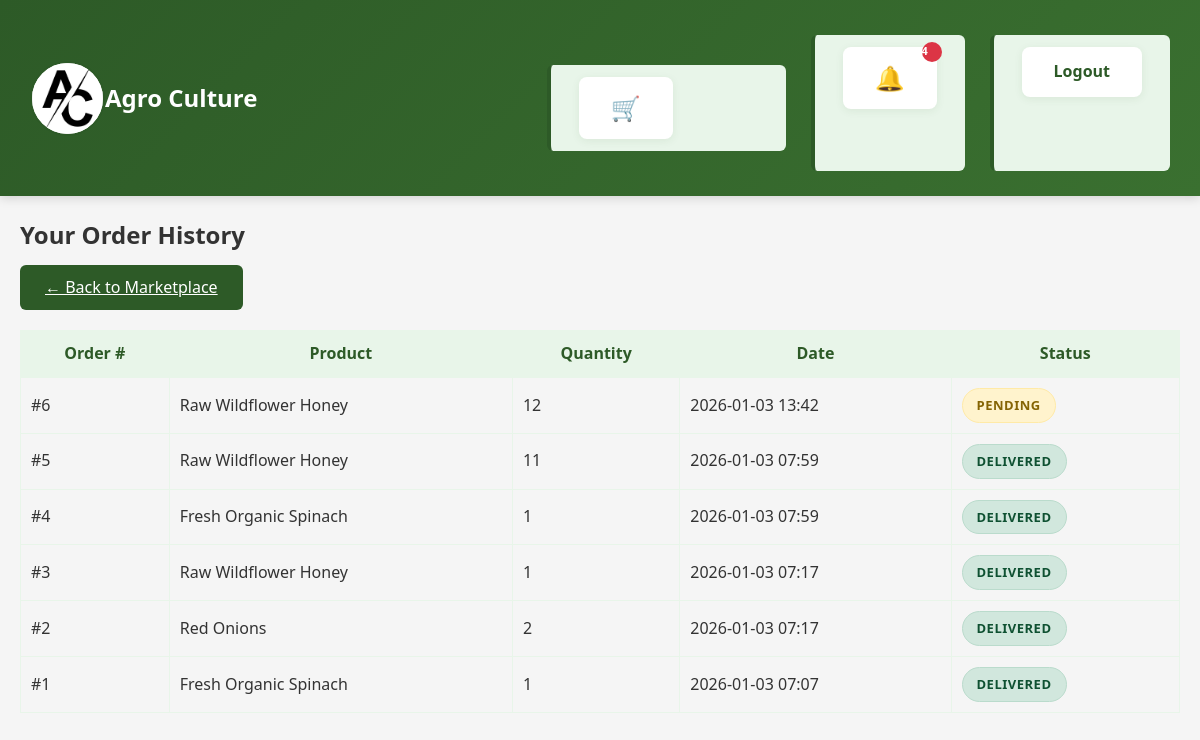
/order_history/ (signed in), run on the app's committed database.
### marketplace/models.py (models this page shows, shortened)
class Order(models.Model):
	STATUS_CHOICES = [
		('Pending', 'Pending'),
		('Shipped', 'Shipped'),
		('Delivered', 'Delivered'),
	]
	buyer = models.ForeignKey(User, on_delete=models.CASCADE, related_name='orders')
	product = models.ForeignKey(Product, on_delete=models.CASCADE)
	quantity = models.PositiveIntegerField()
	order_date = models.DateTimeField(auto_now_add=True)
	status = models.CharField(max_length=20, choices=STATUS_CHOICES, default='Pending')

class Product(models.Model):
	CATEGORY_CHOICES = [
		('Vegetables - Leafy', 'Vegetables - Leafy'),
		('Vegetables - Root', 'Vegetables - Root'),
		('Vegetables - Marrow', 'Vegetables - Marrow'),
		('Fruits - Seasonal', 'Fruits - Seasonal'),
		('Fruits - Tropical', 'Fruits - Tropical'),
		('Fruits - Berries', 'Fruits - Berries'),
		('Grains & Cereals - Rice', 'Grains & Cereals - Rice'),
		('Grains & Cereals - Wheat', 'Grains & Cereals - Wheat'),
		('Grains & Cereals - Corn', 'Grains & Cereals - Corn'),
		('Pulses & Legumes - Lentils', 'Pulses & Legumes - Lentils'),
		('Pulses & Legumes - Beans', 'Pulses & Legumes - Beans'),
		('Pulses & Legumes - Peas', 'Pulses & Legumes - Peas'),
		('Dairy Products - Milk', 'Dairy Products - Milk'),
		('Dairy Products - Butter', 'Dairy Products - Butter'),
		('Dairy Products - Cheese', 'Dairy Products - Cheese'),
		('Livestock - Poultry', 'Livestock - Poultry'),
		('Livestock - Cattle', 'Livestock - Cattle'),
		('Livestock - Sheep', 'Livestock - Sheep'),
		('Spices & Herbs', 'Spices & Herbs'),
	]
	name = models.CharField(max_length=100)
	category = models.CharField(max_length=50, choices=CATEGORY_CHOICES)
	price = models.DecimalField(max_digits=10, decimal_places=2)
	quantity = models.PositiveIntegerField()
	image = models.ImageField(upload_to='product_images/', blank=True, null=True)
	farmer = models.ForeignKey(User, on_delete=models.CASCADE, related_name='products', validators=[validate_farmer])

### marketplace/views.py (the view)
# urls.py: path('order_history/', views.order_history, name='order_history'),
@login_required
def order_history(request):
	user = request.user
	if not hasattr(user, 'userprofile') or user.userprofile.role != 'Buyer':
		messages.error(request, 'Access denied. Only Buyers can view this page.')
		return redirect('login')
	order_history = Order.objects.filter(buyer=user).select_related('product').order_by('-order_date')
	return render(request, 'order_history.html', {'order_history': order_history})

### templates/order_history.html
{% extends 'base.html' %}
{% block content %}
<h2>Your Order History</h2>
<a href="{% url 'buyer_dashboard' %}" class="file-upload-btn" style="margin-bottom:20px;display:inline-block;">&larr; Back to Marketplace</a>
<table style="width:100%; border-collapse:collapse; margin-bottom:40px;">
    <thead>
        <tr style="background:#e8f5e9; color:#2d5a27;">
            <th style="padding:10px; border:1px solid #e8f5e9;">Order #</th>
            <th style="padding:10px; border:1px solid #e8f5e9;">Product</th>
            <th style="padding:10px; border:1px solid #e8f5e9;">Quantity</th>
            <th style="padding:10px; border:1px solid #e8f5e9;">Date</th>
            <th style="padding:10px; border:1px solid #e8f5e9;">Status</th>
        </tr>
    </thead>
    <tbody>
        {% for order in order_history %}
        <tr>
            <td style="padding:10px; border:1px solid #e8f5e9;">#{{ order.id }}</td>
            <td style="padding:10px; border:1px solid #e8f5e9;">{{ order.product.name }}</td>
            <td style="padding:10px; border:1px solid #e8f5e9;">{{ order.quantity }}</td>
            <td style="padding:10px; border:1px solid #e8f5e9;">{{ order.order_date|date:'Y-m-d H:i' }}</td>
            <td style="padding:10px; border:1px solid #e8f5e9;">
                <span class="order-status status-{{ order.status|lower }}">{{ order.status }}</span>
            </td>
        </tr>
        {% empty %}
        <tr><td colspan="5" style="text-align:center; padding:15px;">No orders yet.</td></tr>
        {% endfor %}
    </tbody>
</table>
{% endblock %}

### static/css/style.css (style rules this page uses)
* { margin: 0; padding: 0; box-sizing: border-box; }
body { font-family: 'Segoe UI', Tahoma, Geneva, Verdana, sans-serif; background-color: #f5f5f5; color: #333; line-height: 1.6; }
.file-upload-btn { display: inline-block; background: #2d5a27; color: #fff; padding: 10px 25px; border-radius: 6px; cursor: pointer; transition: background 0.3s ease; margin-top: 10px; }
.order-status { padding: 6px 14px; border-radius: 20px; font-size: 13px; font-weight: 600; display: inline-block; text-transform: uppercase; letter-spacing: 0.5px; }
.status-pending { background: #fff3cd; color: #856404; border: 1px solid #ffeaa7; }
.status-delivered { background: #d1e7dd; color: #0f5132; border: 1px solid #badbcc; }

### data on the page
Order: id "6", product.name "Raw Wildflower Honey", quantity "12", order_date "2026-01-03 13:42", status "PENDING"
Order: id "5", product.name "Raw Wildflower Honey", quantity "11", order_date "2026-01-03 07:59", status "DELIVERED"
Order: id "4", product.name "Fresh Organic Spinach", quantity "1", order_date "2026-01-03 07:59", status "DELIVERED"
Order: id "3", product.name "Raw Wildflower Honey", quantity "1", order_date "2026-01-03 07:17", status "DELIVERED"
Order: id "2", product.name "Red Onions", quantity "2", order_date "2026-01-03 07:17", status "DELIVERED"
Order: id "1", product.name "Fresh Organic Spinach", quantity "1", order_date "2026-01-03 07:07", status "DELIVERED"
